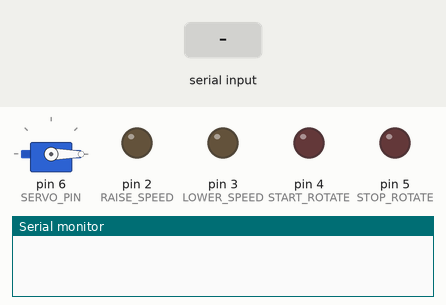
This sketch was run on a simulated Arduino Uno, built with avr-gcc and run on an emulated ATmega328P. On the bench: servo, output pins drawn as LEDs (lit = HIGH), the last lines printed to the serial monitor. The test bench sets the inputs (shaded band).

Above: at 1.7 s.
1.8 s: "a" received over Serial
At 2.4 s:
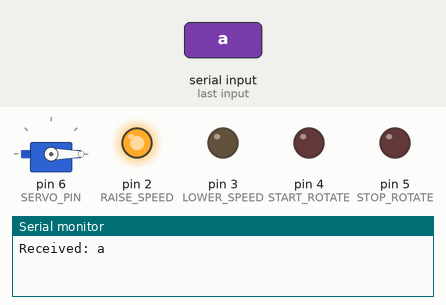
4.0 s: "s" received over Serial
At 4.4 s:
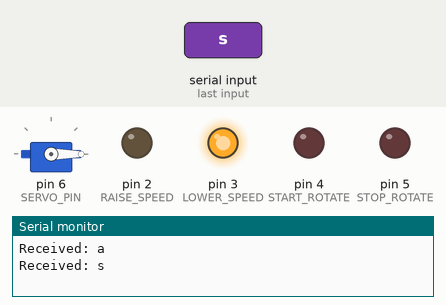
6.0 s: "d" received over Serial
At 6.4 s:
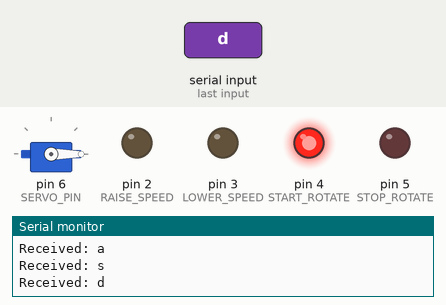
8.0 s: "f" received over Serial
At 8.4 s:
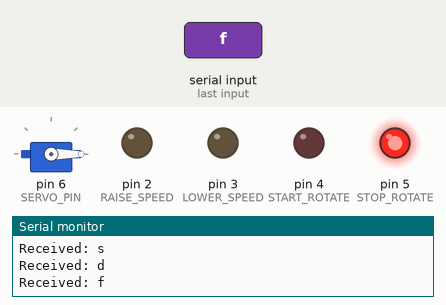
Timing chart, 0 to 11.0 s (numbered marks = the images above; inputs shaded):
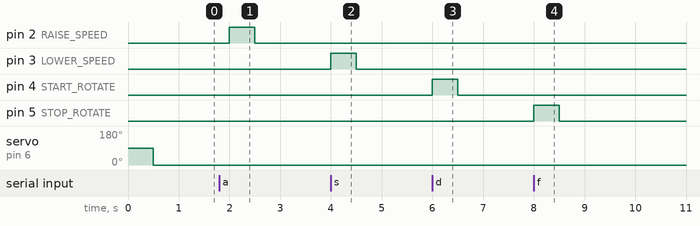

The sketch:

key_controller.ino
```cpp
#define RAISE_SPEED 2
#define LOWER_SPEED 3
#define START_ROTATE 4
#define STOP_ROTATE 5
#define SERVO_PIN 6

#include <Servo.h>

char incomingByte;
Servo myservo;

void reset_pins()
{
	digitalWrite(RAISE_SPEED, LOW);
	digitalWrite(LOWER_SPEED, LOW);
	digitalWrite(START_ROTATE, LOW);
	digitalWrite(STOP_ROTATE, LOW);
	myservo.write(0);
}

void setup()
{
	Serial.begin(115200);
	pinMode(RAISE_SPEED, OUTPUT);
	pinMode(LOWER_SPEED, OUTPUT);
	pinMode(START_ROTATE, OUTPUT);
	pinMode(STOP_ROTATE, OUTPUT);
	myservo.attach(SERVO_PIN);
	delay(500);
}

void loop()
{
	if (Serial.available() > 0)
	{
		incomingByte = Serial.read();

		Serial.print("Received: ");
		Serial.println(incomingByte);
	}
	else
	{
		incomingByte = ' ';
	}

	switch(incomingByte)
	{
		case 'a':
			digitalWrite(RAISE_SPEED, HIGH);
			break;
		case 's':
			digitalWrite(LOWER_SPEED, HIGH);
			break;
		case 'd':
			digitalWrite(START_ROTATE, HIGH);
			break;
		case 'f':
			digitalWrite(STOP_ROTATE, HIGH);
			break;
		case 'g':
			myservo.write(0);
			break;
		default:
			reset_pins();
	}

	delay(500);
	reset_pins();
}
```

Measured:
- after the input at 1.8 s, pin 2 (RAISE_SPEED): LOW → HIGH after 0.20 s, → LOW 0.50 s later
- after the input at 4.0 s, pin 3 (LOWER_SPEED): LOW → HIGH at once, → LOW 0.50 s later
- after the input at 6.0 s, pin 4 (START_ROTATE): LOW → HIGH at once, → LOW 0.50 s later
- after the input at 8.0 s, pin 5 (STOP_ROTATE): LOW → HIGH at once, → LOW 0.50 s later
